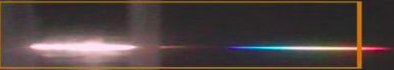
#> input picture Spectrometer-master/t2.png, 394 x 70 px, given in place of sample1.png, which was not available
$ python spect.py
#> lines starting #> are read from the running program, lines starting #| are printed output that depends on the picture; pictures that were not available may be replaced by others from this repository, and a replacement may not be noted
import cv2
import numpy as np
import matplotlib
#matplotlib.use('TkAgg')
import matplotlib.pyplot as plt
from scipy.signal import find_peaks

elements={
        'Orthorhombic sulphur':[265,285],
        'Polymeric sulphur':[360],
        'Sulphur Dioxide':[280],
        'Iron-sulphur clusters':[450,620],
        'Phosphate':[370,436,690,827],
        'Nitrate':[203,302],
        'Manganese':[336,358,401,436,530],
        'Zinc':[302,455],
        'Citric Acid':[200],
        'Butyric Acid':[206],
        'Iron Oxide Nanoparticles':[295],
        'Fe203 NP':[320,420],
        'Al203':[491,562,650],
        'Silica NP':[206]
        }

def check(elements,peaks,thresh):
    for element, ref_peaks in elements.items():
        diff = all(abs(peak-ref_peak) <=thresh for peak, ref_peak in zip(peaks,ref_peaks))
        print(element,' : ',diff)
        if diff:
            print(element)

def graph(simg):


#> called with simg = 'sample1.png'
    image = cv2.imread(simg, cv2.IMREAD_GRAYSCALE)
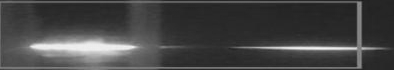
#> image: shape (70, 394); min 28, max 243, mean 69.5

    pixel_positions = np.arange(0, image.shape[1])
#> pixel_positions = 394 values from 0 to 393
    #print(pixel_positions)

    calibration_factor=2.9
    wavelengths = pixel_positions * calibration_factor
#> wavelengths = 394 values from 0 to 1139.7

    # Extract the spectrum
    spectrum = np.sum(image, axis=0)  # Sum along columns
#> spectrum = 394 values, max 9228 at index 360, min 2742 at index 393, mean 4863.5
    #print(len(spectrum),len(pixel_positions))

    peaks=find_peaks(spectrum,height=10,threshold=5,distance=5)
    print(wavelengths[peaks[0]])
#| [   5.8  110.2  142.1  174.   217.5  382.8  542.3  681.5  774.3  797.5
#|   971.5 1044.  1078.8]


    plt.style.use('Solarize_Light2')
    fig=plt.figure(figsize=(10, 5))
    plt.plot(wavelengths, spectrum, color='b', linewidth=2)
    plt.xlabel('Wavelength (nm)')
    plt.ylabel('Intensity')
    plt.title('Wavelength Spectrum')
    plt.grid(True)
    plt.show()
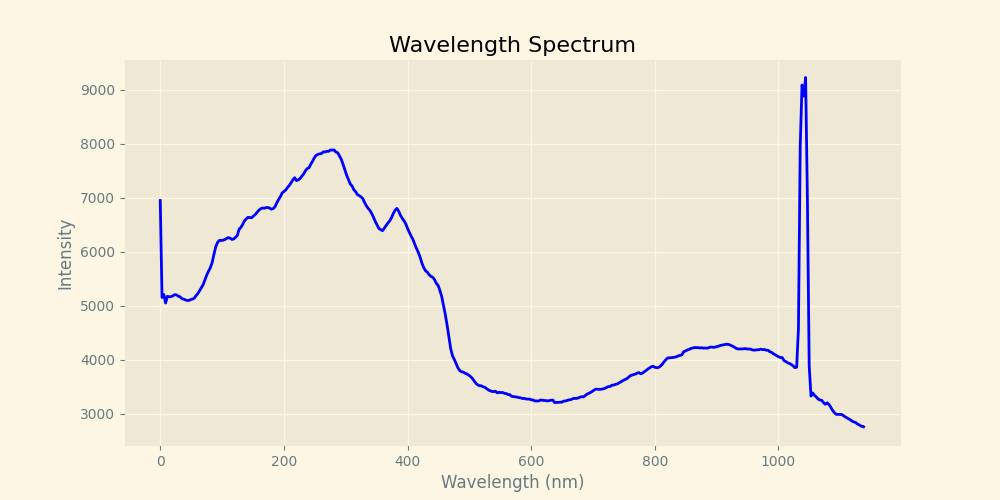
#> figure drawn by matplotlib, 1 panel; curve peaks at x = 1044, y = 9228
    # [4 lines of commented-out code are left out]

    check(elements,wavelengths[peaks[0]],10)
#> the loop in check, `for element, ref_peaks in elements.items():` made 14 passes
#| Orthorhombic sulphur  :  False
#| Polymeric sulphur  :  False
#| Sulphur Dioxide  :  False
#| Iron-sulphur clusters  :  False
#| Phosphate  :  False
#| Nitrate  :  False
#| Manganese  :  False
#| Zinc  :  False
#> (further printed lines are left out)

    fig,ax=plt.subplots(4,4)
    r,c=0,0
    for i in elements:
        #ax[r,c].figure(figsize=(10, 5))
        mini,maxi=elements[i][0]-50,elements[i][-1]+50
        ax[r,c].plot(wavelengths, spectrum, color='b', linewidth=2)
        ax[r,c].set_xlim([mini,maxi])
        for j in elements[i]:
            ax[r,c].axvline(x=j,color='red',linestyle='dashed')
        #ax[r,c].set(xlabel='Wavelength (nm)')
        #ax[r,c].set(ylabel='Intensity')
        ax[r,c].set_title(i)
        #ax[r,c].grid(True)
        r+=1
        if r>3:
            r=0
            c+=1
        if c>3:
            break
#> this loop made 14 passes
#> (i, mini, maxi) on passes 1 to 12: ('Orthorhombic sulphur', 215, 335), ('Polymeric sulphur', 310, 410), ('Sulphur Dioxide', 230, 330), ('Iron-sulphur clusters', 400, 670), ('Phosphate', 320, 877), ('Nitrate', 153, 352), ('Manganese', 286, 580), ('Zinc', 252, 505), ('Citric Acid', 150, 250), ('Butyric Acid', 156, 256), ('Iron Oxide Nanoparticles', 245, 345), ('Fe203 NP', 270, 470)
#> after the loop, c = 3; r = 2


    plt.subplots_adjust(top=0.94,
    bottom=0.07,
    left=0.125,
    right=0.9,
    hspace=0.315,
    wspace=0.2)
    #plt.subplot_tool()
    #print(plt.style.available)
    mng = plt.get_current_fig_manager()
    mng.full_screen_toggle()
    plt.show()
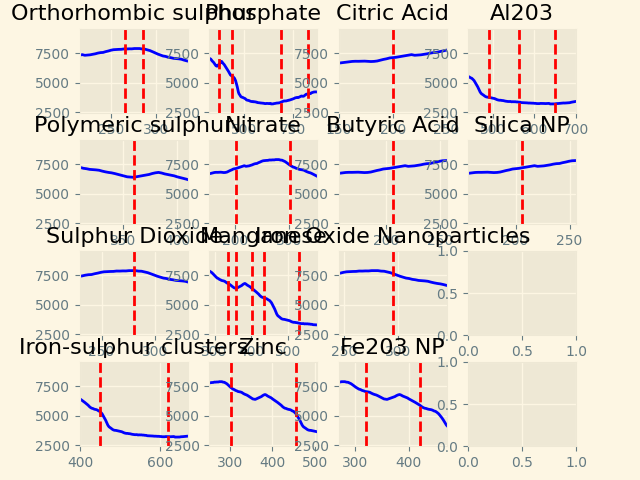
#> figure drawn by matplotlib, 14 panels; panel 1: curve peaks at x = 1044, y = 9228; panel 2: curve peaks at x = 1044, y = 9228; panel 3: curve peaks at x = 1044, y = 9228; panel 4: curve peaks at x = 1044, y = 9228

graph('sample1.png')

$ run again, on Spectrometer-master/t3.png
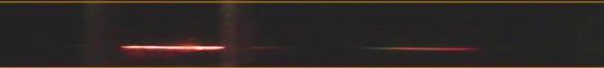
#> input picture Spectrometer-master/t3.png, 604 x 68 px, given in place of sample1.png, which was not available
#> in graph, `image = cv2.imread(simg, cv2.IMREAD_GRAYSCALE)`:
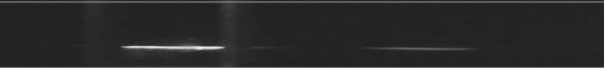
#> image: shape (68, 604); min 30, max 234, mean 41.3
#> spectrum = 604 values, max 3720 at index 230, min 2568 at index 30, mean 2805.7
#| [ 266.8  316.1  374.1  397.3  501.7  548.1  617.7  643.8  667.   716.3
#|   756.9 1302.1 1319.5 1360.1 1423.9 1452.9 1476.1 1525.4 1615.3]
#> in graph, `plt.show()`:
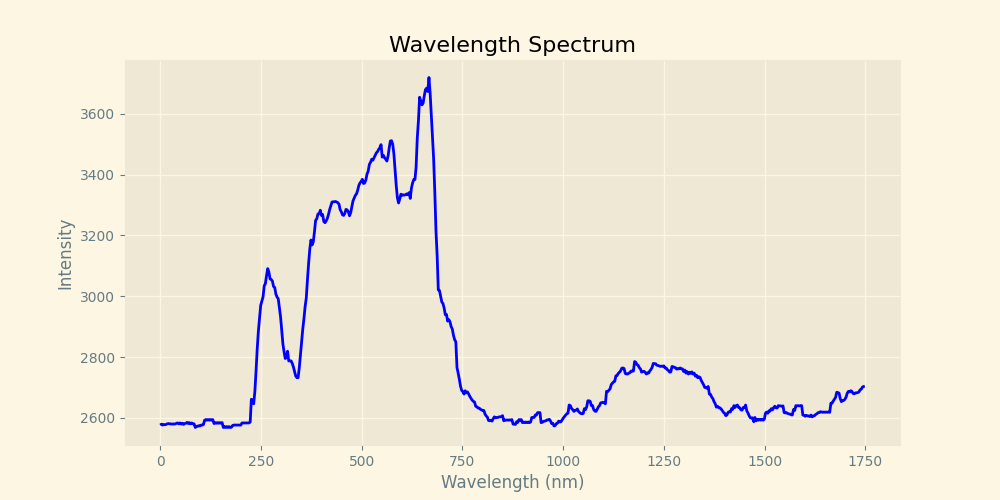
#> figure drawn by matplotlib, 1 panel; curve peaks at x = 667, y = 3720
#> the loop in check, `for element, ref_peaks in elements.items():` made 14 passes
#| Orthorhombic sulphur  :  False
#| Polymeric sulphur  :  False
#| Sulphur Dioxide  :  False
#| Iron-sulphur clusters  :  False
#| Phosphate  :  False
#> (further printed lines are left out)
#> the loop in graph, `for i in elements:` made 14 passes
#> (i, mini, maxi) on passes 1 to 8: ('Orthorhombic sulphur', 215, 335), ('Polymeric sulphur', 310, 410), ('Sulphur Dioxide', 230, 330), ('Iron-sulphur clusters', 400, 670), ('Phosphate', 320, 877), ('Nitrate', 153, 352), ('Manganese', 286, 580), ('Zinc', 252, 505)
#> after the loop in graph, `for i in elements:`: c = 3; r = 2

$ run again, on Spectrometer-master/test1.png
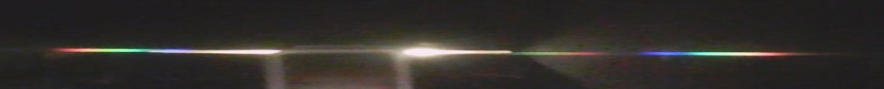
#> input picture Spectrometer-master/test1.png, 884 x 89 px, given in place of sample1.png, which was not available
#> in graph, `image = cv2.imread(simg, cv2.IMREAD_GRAYSCALE)`:
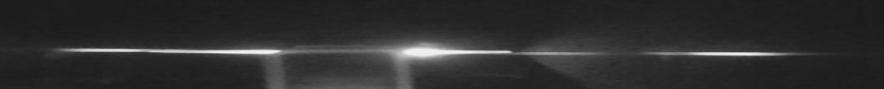
#> image: shape (89, 884); min 27, max 243, mean 46.6
#> spectrum = 884 values, max 7880 at index 406, min 2712 at index 862, mean 4144.4
#| [  81.2  136.3  211.7  263.9  321.9  350.9  365.4  522.   542.3  614.8
#|   635.1  875.8  913.5  959.9 1006.3 1049.8 1177.4 1496.4 1580.5 1635.6
#|  1690.7 1740.  1841.5 1925.6 1957.5 1980.7 2003.9 2027.1 2050.3 2076.4
#|  2148.9 2291.  2378.  2412.8 2520.1 2546.2]
#> in graph, `plt.show()`:
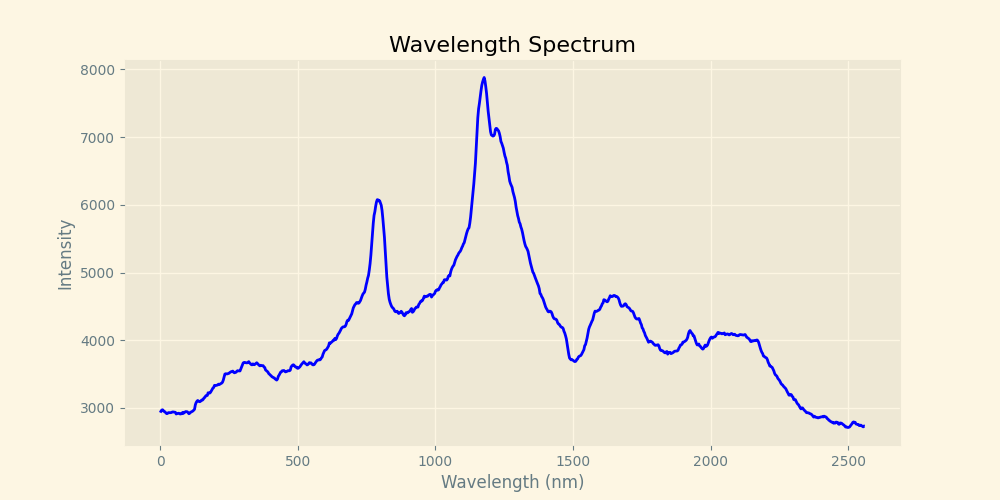
#> figure drawn by matplotlib, 1 panel; curve peaks at x = 1177.4, y = 7880
#> the loop in check, `for element, ref_peaks in elements.items():` made 14 passes
#| Orthorhombic sulphur  :  False
#| Polymeric sulphur  :  False
#| Sulphur Dioxide  :  False
#| Iron-sulphur clusters  :  False
#| Phosphate  :  False
#> (further printed lines are left out)
#> the loop in graph, `for i in elements:` made 14 passes
#> (i, mini, maxi) on passes 1 to 8: ('Orthorhombic sulphur', 215, 335), ('Polymeric sulphur', 310, 410), ('Sulphur Dioxide', 230, 330), ('Iron-sulphur clusters', 400, 670), ('Phosphate', 320, 877), ('Nitrate', 153, 352), ('Manganese', 286, 580), ('Zinc', 252, 505)
#> after the loop in graph, `for i in elements:`: c = 3; r = 2
